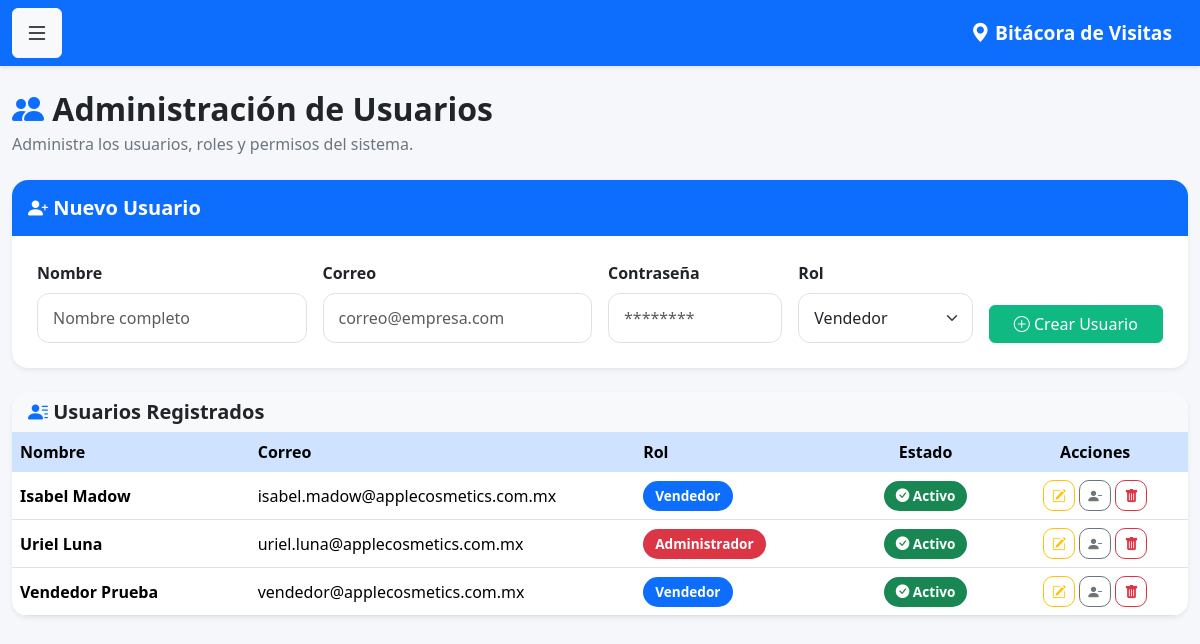
/usuarios (signed in), run on the app's committed database.
### models.py (models this page shows)
class Usuario(UserMixin, db.Model):
    __tablename__ = 'usuarios'
    id = db.Column(db.Integer, primary_key=True)
    nombre = db.Column(db.String(100), nullable=False)
    correo = db.Column(db.String(120), unique=True, nullable=False)
    password = db.Column(db.String(500), nullable=False)
    rol = db.Column(db.String(20), default='vendedor')
    activo = db.Column(db.Boolean, default=True)

### app.py (the view, shortened to what this page needs)
@app.route('/usuarios', methods=['GET', 'POST'])
@login_required
def usuarios():
    if current_user.rol != 'admin':
        return "Acceso denegado"
    lista_usuarios = Usuario.query.order_by(
        Usuario.nombre
    ).all()
    return render_template(
        'usuarios.html',
        usuarios=lista_usuarios
    )

### app.py (called while the page is built)
@login_manager.user_loader
def load_user(user_id):
    return Usuario.query.get(int(user_id))

### templates/usuarios.html (shortened to what this page needs)
{% extends 'base.html' %}
{% block contenido %}
<div class="d-flex justify-content-between align-items-center mb-4">
    <div>
        <h2 class="fw-bold mb-1">
            <i class="bi bi-people-fill text-primary"></i>
            Administración de Usuarios
        </h2>
        <p class="text-muted mb-0">
            Administra los usuarios, roles y permisos del sistema.
        </p>
    </div>
</div>
<div class="card shadow-sm border-0 rounded-4 mb-4">
    <div class="card-header bg-primary text-white py-3">
        <h5 class="mb-0">
            <i class="bi bi-person-plus-fill"></i>
            Nuevo Usuario
        </h5>
    </div>
    <div class="card-body">
        <form method="POST">
            <div class="row g-3">
                <div class="col-lg-3">
                    <label class="form-label fw-semibold">
                        Nombre
                    </label>
                    <input
                        type="text"
                        name="nombre"
                        class="form-control"
                        placeholder="Nombre completo"
                        required>
                </div>
                <div class="col-lg-3">
                    <label class="form-label fw-semibold">
                        Correo
                    </label>
                    <input
                        type="email"
                        name="correo"
                        class="form-control"
                        placeholder="correo@empresa.com"
                        required>
                </div>
                <div class="col-lg-2">
                    <label class="form-label fw-semibold">
                        Contraseña
                    </label>
                    <input
                        type="password"
                        name="password"
                        class="form-control"
                        placeholder="********"
                        required>
                </div>
                <div class="col-lg-2">
                    <label class="form-label fw-semibold">
                        Rol
                    </label>
                    <select
                        name="rol"
                        class="form-select">
                        <option value="vendedor">Vendedor</option>
                    </select>
                </div>
                <div class="col-lg-2 d-grid align-self-end">
                    <button
                        class="btn btn-success">
                        <i class="bi bi-plus-circle"></i>
                        Crear Usuario
                    </button>
                </div>
            </div>
        </form>
    </div>
</div>
<div class="card shadow-sm border-0 rounded-4">
    <div class="card-header bg-light">
        <h5 class="mb-0">
            <i class="bi bi-person-lines-fill text-primary"></i>
            Usuarios Registrados
        </h5>
    </div>
    <div class="table-responsive">
        <table class="table table-hover align-middle mb-0">
            <thead class="table-primary">
                <tr>
                    <th>Nombre</th>
                    <th>Correo</th>
                    <th>Rol</th>
                    <th class="text-center">Estado</th>
                    <th class="text-center">Acciones</th>
                </tr>
            </thead>
            <tbody>
                {% for usuario in usuarios %}
                <tr>
                    <td>
                        <strong>{{ usuario.nombre }}</strong>
                    </td>
                    <td>
                        {{ usuario.correo }}
                    </td>
                    <td>
                        {% if usuario.rol == "admin" %}
                        <span class="badge bg-danger">
                            Administrador
                        </span>
                        {% elif usuario.rol == "supervisor" %}
                        <span class="badge bg-warning text-dark">
                            Supervisor
                        </span>
                        {% else %}
                        <span class="badge bg-primary">
                            Vendedor
                        </span>
                        {% endif %}
                    </td>
                    <td class="text-center">
                        {% if usuario.activo %}
                        <span class="badge bg-success">
                            <i class="bi bi-check-circle-fill"></i>
                            Activo
                        </span>
                        {% else %}
                        <span class="badge bg-secondary">
                            <i class="bi bi-x-circle-fill"></i>
                            Inactivo
                        </span>
                        {% endif %}
                    </td>
                    <td class="text-center">
                        <a href="{{ url_for('editar_usuario', id=usuario.id) }}"
                           class="btn btn-outline-warning btn-sm">
                            <i class="bi bi-pencil-square"></i>
                        </a>
                        {% if usuario.activo %}
                        <a href="{{ url_for('desactivar_usuario', id=usuario.id) }}"
                           class="btn btn-outline-secondary btn-sm"
                           onclick="return confirm('¿Desea desactivar este usuario?');">
                            <i class="bi bi-person-dash-fill"></i>
                        </a>
                        {% else %}
                        <a href="{{ url_for('reactivar_usuario', id=usuario.id) }}"
                           class="btn btn-outline-success btn-sm"
                           onclick="return confirm('¿Desea reactivar este usuario?');">
                            <i class="bi bi-person-check-fill"></i>
                        </a>
                        {% endif %}
                        <a href="{{ url_for('eliminar_usuario', id=usuario.id) }}"
                           class="btn btn-outline-danger btn-sm"
                           onclick="return confirm('¿Eliminar definitivamente este usuario?');">
                            <i class="bi bi-trash-fill"></i>
                        </a>
                    </td>
                </tr>
                {% endfor %}
            </tbody>
        </table>
    </div>
</div>
{% endblock %}

### static/css/style.css (style rules this page uses)
body { background: #f5f7fb; font-family: "Segoe UI", Roboto, Helvetica, Arial, sans-serif; color: #212529; }
h1, h2, h3, h4, h5 { font-weight: 700; }
.text-muted { color: #6c757d !important; }
.card { border: none; border-radius: 18px; overflow: hidden; box-shadow: 0 6px 18px rgba(0,0,0,.08); }
.card-header { border: none; }
.card-body { padding: 25px; }
.form-label { margin-bottom:8px; }
.form-control, .form-select { border-radius:12px; padding:12px 15px; border:1px solid #dee2e6; transition:.25s; }
.btn { transition:.25s; }
.btn-success { background:#10b981; border-color:#10b981; }
.table { margin-bottom:0; }
.table thead th { font-weight:600; border:none; }
.table-hover tbody tr { transition:.25s; }
.table td, .table th { vertical-align:middle; }
.badge { padding:8px 12px; border-radius:20px; font-size:.85rem; }
.btn-sm { border-radius:10px; }
.table td { max-width:250px; }
.table td:nth-child(4) { white-space:normal; }

### data on the page
Usuario: nombre "Isabel Madow", correo "isabel.madow@applecosmetics.com.mx", rol "Vendedor", activo True (drawn)
Usuario: nombre "Uriel Luna", correo "uriel.luna@applecosmetics.com.mx", rol "Administrador", activo True (drawn)
Usuario: nombre "Vendedor Prueba", correo "vendedor@applecosmetics.com.mx", rol "Vendedor", activo True (drawn)
